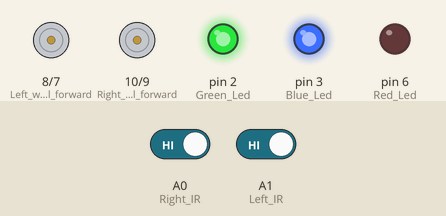
Simulated run of this sketch. Board: Arduino Uno, built with avr-gcc and run on an emulated ATmega328P. Shown: motor-driver pin pairs drawn as motors (green arrow = first pin HIGH = forward, orange = second pin HIGH = backward, longer = more drive), output pins drawn as LEDs (lit = HIGH). Inputs (shaded band) come from the test bench; at power-on: A0 (Right_IR) HIGH, A1 (Left_IR) HIGH.

Above: at 1.2 s.
1.3 s: A0 (Right_IR) driven LOW
At 2.3 s:
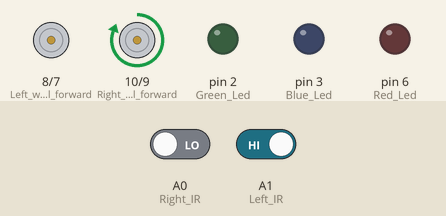
2.8 s: A1 (Left_IR) driven LOW
At 3.4 s:
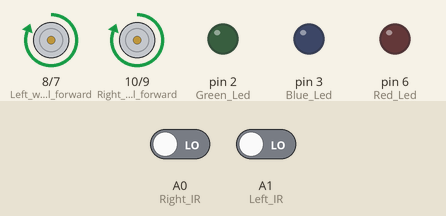
4.3 s: A0 (Right_IR) driven HIGH
At 4.6 s:
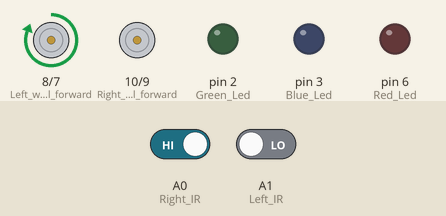
5.8 s: A1 (Left_IR) driven HIGH
At 6.9 s:
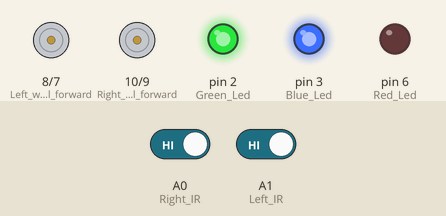
Timing chart, 0 to 8.3 s (numbered marks = the images above; inputs shaded):
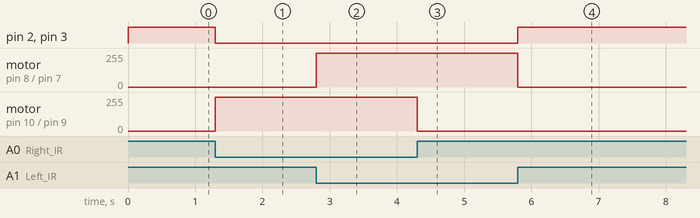

Measured:
- after the input at 1.3 s, pin 2 (Green_Led), pin 3 (Blue_Led): HIGH → LOW at once; motor on pin 10 (Right_wheel_forward) / pin 9 (Right_wheel_reverse): stopped → forward 255/255 at once
- after the input at 2.8 s, motor on pin 8 (Left_wheel_forward) / pin 7 (Left_wheel_reverse): stopped → forward 255/255 at once
- after the input at 4.3 s, motor on pin 10 (Right_wheel_forward) / pin 9 (Right_wheel_reverse): forward 255/255 → stopped at once
- after the input at 5.8 s, pin 2 (Green_Led), pin 3 (Blue_Led): LOW → HIGH at once; motor on pin 8 (Left_wheel_forward) / pin 7 (Left_wheel_reverse): forward 255/255 → stopped at once

The sketch:

Line_follower.ino
```cpp
// Define pin assignments for sensors and motor control
const int Left_IR = A1; // Left IR sensor
const int Right_IR = A0; // Right IR sensor
const int Left_wheel_forward = 8; // Left wheel forward control
const int Left_wheel_reverse = 7; // Left wheel reverse control
const int Right_wheel_forward = 10; // Right wheel forward control
const int Right_wheel_reverse = 9; // Right wheel reverse control
const int Red_Led = 6;
const int Blue_Led = 3;
const int Green_Led = 2;
const int GND = 5;

// Define sensor states
const int white = LOW;
const int black = HIGH;

// Variables to store sensor states
int left_status;
int right_status;

void setup() {
  // Initialize sensor pins as input with internal pull-up resistors
  pinMode(Left_IR, INPUT_PULLUP);
  pinMode(Right_IR, INPUT_PULLUP);

  // Initialize LED pins as output
  pinMode(Red_Led, OUTPUT);
  pinMode(Green_Led, OUTPUT);
  pinMode(Blue_Led, OUTPUT);
  pinMode(GND, OUTPUT);

  // Initialize motor control pins as output
  pinMode(Left_wheel_forward, OUTPUT);
  pinMode(Left_wheel_reverse, OUTPUT);
  pinMode(Right_wheel_forward, OUTPUT);
  pinMode(Right_wheel_reverse, OUTPUT);

  // Ensure LEDs are off initially
  digitalWrite(Red_Led, LOW);
  digitalWrite(Green_Led, LOW);
  digitalWrite(Blue_Led, LOW);

  // Set GND pin to LOW
  digitalWrite(GND, LOW);
}

void loop() {
  // Continuously run the line follower function
  line_follower();
}

void line_follower() {
  // Read the state of the IR sensors
  left_status = digitalRead(Left_IR);
  right_status = digitalRead(Right_IR);

  // Control left wheel based on the left sensor state
  if (left_status == white) {
    digitalWrite(Left_wheel_forward, HIGH); // Move forward
    digitalWrite(Left_wheel_reverse, LOW);
  } else {
    digitalWrite(Left_wheel_forward, LOW); // Stop
    digitalWrite(Left_wheel_reverse, LOW);
  }

  // Control right wheel based on the right sensor state
  if (right_status == white) {
    digitalWrite(Right_wheel_forward, HIGH); // Move forward
    digitalWrite(Right_wheel_reverse, LOW);
  } else {
    digitalWrite(Right_wheel_forward, LOW); // Stop
    digitalWrite(Right_wheel_reverse, LOW);
  }

  // Control LEDs based on the sensor states
  if (right_status == black && left_status == black) {
    digitalWrite(Green_Led, HIGH); // Turn on green LED
    digitalWrite(Blue_Led, HIGH); // Turn on blue LED
  } else {
    digitalWrite(Green_Led, LOW); // Turn off green LED
    digitalWrite(Blue_Led, LOW); // Turn off blue LED
  }
}
```

frequencyCalculation.c
```cpp
#include<stdio.h>

void main(){
    float R, C;
    printf("Enter Resistance in Kiloohm\n");
    scanf("%f", &R);
    printf("Enter Capacitor in Microfarad\n");
    scanf("%f", &C);
    float t = 0.693*(10 + 2 * R) * C * 0.001;
    float f = 1 / t;
    printf("Time Period in seconds = %f\n", t);
    printf("Frequency in Hz = %f\n", f);
}
```

soft_serial_tx_util.c
```cpp
#include "soft_serial_tx_util.h"
#include <stdint.h>
#include <Arduino.h>
//#include <stdlib.h>

/////////////////////////////////////////////////////
        ///// NOTE: 1000000UL is NOT the F_CPU
        /////       1000000UL is 1000000UL micro-seconds. There are 1000000UL uS in ONE second

const unsigned long MICROSECOND_PER_BIT = (1000000UL / SOFT_TX_BAUD);
/////////////////////////////////////////////////////
// void software_serial_configure() {

//        pinMode(SOFT_TX_PIN_NO, OUTPUT);

// }
/////////////////////////////////////////////////////////////
void ss_putc(char c) {

    uint8_t  bit_mask;

    digitalWrite(12, HIGH); // Disable TFT TFT_CS
    pinMode(SOFT_TX_PIN_NO, OUTPUT);

    // Transmit START bit
    digitalWrite(SOFT_TX_PIN_NO, LOW);
    delayMicroseconds(MICROSECOND_PER_BIT);

    // Transmit 8-data bits
    for (bit_mask=0x01; bit_mask; bit_mask<<=1) {
        if (c & bit_mask) {
            digitalWrite(SOFT_TX_PIN_NO, HIGH);
        }
        else {
            digitalWrite(SOFT_TX_PIN_NO, LOW);
        }
        delayMicroseconds(MICROSECOND_PER_BIT);
    }

    // Transmit STOP bit(s)
    digitalWrite(SOFT_TX_PIN_NO, HIGH);
    delayMicroseconds(MICROSECOND_PER_BIT); // Fixed to ONE STOP Bit

}
///////////////////////////////////////////////////////////
void ss_puts(char *s)
{
    while(*s)
        ss_putc(*s++);
}
////////////////////////////////////////////
void ss_puts_p(const char *progmem_s )
{
   register uint8_t c;

   while ( (c = pgm_read_byte(progmem_s++)) )
   ss_putc(c);

}
///////////////////////////////////////////////////////////////////
void ss_put_int(int  message_int){
   char buffer_temp[10];
   itoa( message_int, buffer_temp, 10);   //convert int to string (decimal format)
   ss_puts(buffer_temp);                //and transmit string to software serial
}
///////////////////////////////////////////////////////////////////
void ss_put_uint(unsigned int  message_uint){
   char buffer_temp[10];
   utoa( message_uint, buffer_temp, 10);   //convert unsigned int to string (decimal format)
   ss_puts(buffer_temp);                //and transmit string to software serial
}
///////////////////////////////////////////////////////////////////
void ss_put_long(long message_long){
   char buffer_temp[15];
   ltoa(message_long, buffer_temp, 10);   //convert long to string
   //ss_puts(" HELLO ");
   ss_puts(buffer_temp);                //and transmit string to software serial
}
////////////////////////////////////////////////////////////////////
void ss_put_float(float  message_float){
   char buffer_temp[15];
   dtostrf( message_float, 1, 2, buffer_temp); //  convert float to str
   ss_puts(buffer_temp);                //and transmit string to software serial
}
///////////////////////////////////////////////////////////////////
```

soft_serial_tx_util.h
```cpp
//
// Low qulaity: Rudimentary Software Serial Transmit
//

#ifndef SOFT_SERIAL_TX_UTIL_H
        #define SOFT_SERIAL_TX_UTIL_H

          ///////////#define SOFT_TX_BAUD 115200
        #define SOFT_TX_BAUD       9600

        // Fixed to ONE STOP BIT
        //#define SOFT_TX_STOP_BITS  1

        //  ES32-CAM-CH340 Board Specific pin number
        #define SOFT_TX_PIN_NO     1

        void software_serial_configure();
        void ss_putc(char c);
        void ss_puts(char *s);
        void ss_puts_p(const char *progmem_s );
        void ss_put_int(int  message_int);
        void ss_put_uint(unsigned int  message_uint);
        void ss_put_long(long message_long);
        void ss_put_float(float  message_float);


#endif // SOFT_SERIAL_TX_UTIL_H

///////////////////////////////////////////////////////////////////////////////////////////////////////////////////
```
